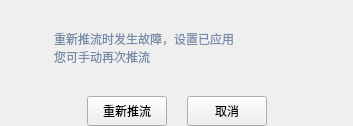
<?xml version="1.0" encoding="UTF-8"?>
<ui version="4.0">
 <class>OperTipErrorCanTryContentWgt</class>
 <widget class="QWidget" name="OperTipErrorCanTryContentWgt">
  <property name="geometry">
   <rect>
    <x>0</x>
    <y>0</y>
    <width>353</width>
    <height>126</height>
   </rect>
  </property>
  <property name="minimumSize">
   <size>
    <width>353</width>
    <height>122</height>
   </size>
  </property>
  <property name="maximumSize">
   <size>
    <width>353</width>
    <height>126</height>
   </size>
  </property>
  <property name="windowTitle">
   <string>Form</string>
  </property>
  <layout class="QVBoxLayout" name="verticalLayout">
   <property name="spacing">
    <number>0</number>
   </property>
   <property name="leftMargin">
    <number>0</number>
   </property>
   <property name="topMargin">
    <number>0</number>
   </property>
   <property name="rightMargin">
    <number>0</number>
   </property>
   <property name="bottomMargin">
    <number>0</number>
   </property>
   <item>
    <layout class="QHBoxLayout" name="horizontalLayout_2">
     <item>
      <spacer name="horizontalSpacer_4">
       <property name="orientation">
        <enum>Qt::Horizontal</enum>
       </property>
       <property name="sizeType">
        <enum>QSizePolicy::Fixed</enum>
       </property>
       <property name="sizeHint" stdset="0">
        <size>
         <width>23</width>
         <height>20</height>
        </size>
       </property>
      </spacer>
     </item>
     <item>
      <widget class="QLabel" name="OperTipErrorCanTryPic">
       <property name="text">
        <string/>
       </property>
       <property name="pixmap">
        <pixmap resource="../../../../workspace/biliobs-win-bak/biliobs/resources/BiLiOBS.qrc">:/OperTip/will-disconnect</pixmap>
       </property>
      </widget>
     </item>
     <item>
      <spacer name="horizontalSpacer_5">
       <property name="orientation">
        <enum>Qt::Horizontal</enum>
       </property>
       <property name="sizeType">
        <enum>QSizePolicy::Fixed</enum>
       </property>
       <property name="sizeHint" stdset="0">
        <size>
         <width>24</width>
         <height>20</height>
        </size>
       </property>
      </spacer>
     </item>
     <item>
      <widget class="QLabel" name="OperTipMsg">
       <property name="styleSheet">
        <string notr="true">font-family:&quot;Microsoft YaHei&quot;;
color:rgb(121, 140, 167);</string>
       </property>
       <property name="text">
        <string>&lt;p  style=&quot;line-height:100%&quot;&gt;
  &lt;font font-size=12px&gt;重新推流时发生故障，设置已应用&lt;br&gt;
您可手动再次推流
  &lt;/font&gt;
&lt;/p&gt;</string>
       </property>
      </widget>
     </item>
     <item>
      <spacer name="horizontalSpacer_6">
       <property name="orientation">
        <enum>Qt::Horizontal</enum>
       </property>
       <property name="sizeHint" stdset="0">
        <size>
         <width>40</width>
         <height>20</height>
        </size>
       </property>
      </spacer>
     </item>
    </layout>
   </item>
   <item>
    <layout class="QHBoxLayout" name="horizontalLayout_9">
     <property name="spacing">
      <number>0</number>
     </property>
     <item>
      <spacer name="horizontalSpacer_23">
       <property name="orientation">
        <enum>Qt::Horizontal</enum>
       </property>
       <property name="sizeHint" stdset="0">
        <size>
         <width>40</width>
         <height>20</height>
        </size>
       </property>
      </spacer>
     </item>
     <item>
      <widget class="QPushButton" name="OperTipRePushBtn">
       <property name="minimumSize">
        <size>
         <width>80</width>
         <height>30</height>
        </size>
       </property>
       <property name="maximumSize">
        <size>
         <width>80</width>
         <height>30</height>
        </size>
       </property>
       <property name="text">
        <string>重新推流</string>
       </property>
      </widget>
     </item>
     <item>
      <spacer name="horizontalSpacer_24">
       <property name="orientation">
        <enum>Qt::Horizontal</enum>
       </property>
       <property name="sizeType">
        <enum>QSizePolicy::Fixed</enum>
       </property>
       <property name="sizeHint" stdset="0">
        <size>
         <width>20</width>
         <height>20</height>
        </size>
       </property>
      </spacer>
     </item>
     <item>
      <widget class="QPushButton" name="OperTipCancelBtn">
       <property name="minimumSize">
        <size>
         <width>80</width>
         <height>30</height>
        </size>
       </property>
       <property name="maximumSize">
        <size>
         <width>80</width>
         <height>30</height>
        </size>
       </property>
       <property name="text">
        <string>取消</string>
       </property>
      </widget>
     </item>
     <item>
      <spacer name="horizontalSpacer_25">
       <property name="orientation">
        <enum>Qt::Horizontal</enum>
       </property>
       <property name="sizeHint" stdset="0">
        <size>
         <width>40</width>
         <height>20</height>
        </size>
       </property>
      </spacer>
     </item>
    </layout>
   </item>
  </layout>
 </widget>
 <resources>
  <include location="../../../../workspace/biliobs-win-bak/biliobs/resources/BiLiOBS.qrc"/>
  <include location="../BiLiOBS.qrc"/>
 </resources>
 <connections/>
</ui>
